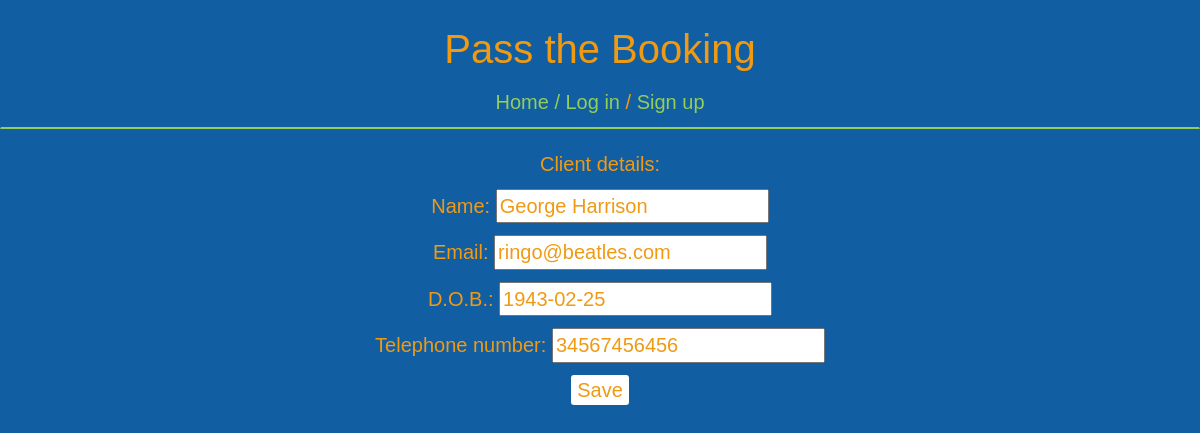
/clients/4/edit/, run on the app's committed database.
### pass_the_booking/models.py (models this page shows)
class Client(models.Model):
    name = models.CharField(max_length=200)
    email = models.EmailField(max_length=254)
    dob = models.DateField()
    telephone = models.CharField(max_length=200)

### pass_the_booking/views/clients.py (the view)
# urls.py: url(r'^clients/(?P<pk>\d+)/edit/$', views.client_edit, name='client_edit'),
def client_edit(request, pk):
    client = get_object_or_404(Client, pk=pk)
    if request.method == "POST":
        form = ClientForm(request.POST, instance=client)
        if form.is_valid():
            client = form.save(commit=True)
            return redirect('client_detail', pk=client.pk)
    else:
        form = ClientForm(instance=client)
    return render(request, 'pass_the_booking/clients/client_edit.html', {'form': form})

### pass_the_booking/forms.py
class ClientForm(forms.ModelForm):
    class Meta:
        model = Client
        widgets = {
            'dob': forms.DateInput(attrs={'class':'datepicker'}),
        }
        fields = ('name', 'dob', 'email', 'telephone',)

### pass_the_booking/templates/pass_the_booking/clients/client_edit.html (shortened to what this page needs)
{% extends 'pass_the_booking/base.html' %}
{% block content %}
  <div class='main'>
    <p>Client details:</p>
    <form method='post'>{% csrf_token %}
      <p>
        <label for="{{ form.name.id_for_label }}">Name:</label>
        {{ form.name }}
      </p>
      <p>
        <label for="{{ form.email.id_for_label }}">Email:</label>
        {{ form.email }}
      </p>
      <p>
        <label for="{{ form.dob.id_for_label }}">D.O.B.:</label>
        {{ form.dob }}
      </p>
      <p>
        <label for="{{ form.telephone.id_for_label }}">Telephone number:</label>
        {{ form.telephone }}
      </p>
      <p>
        <button type='submit' class='booking-button'>Save</button>
      </p>
    </form>
  </div>
{% endblock %}

### pass_the_booking/static/css/pass_the_booking.css (style rules this page uses)
body { background-color: #125ea2; color: #f09a14; text-align: center; font-family: helvetica; font-size: 20; }
.main { margin-top: 150px; margin-bottom: 150px; }
label { font-weight: normal; }
.booking-button { border-radius: 3px; border: none; background-color: white; font-family: helvetica; font-size: 20 }

### data on the page
Client: name "George Harrison", email "ringo@beatles.com", dob "1943-02-25", telephone "34567456456"
